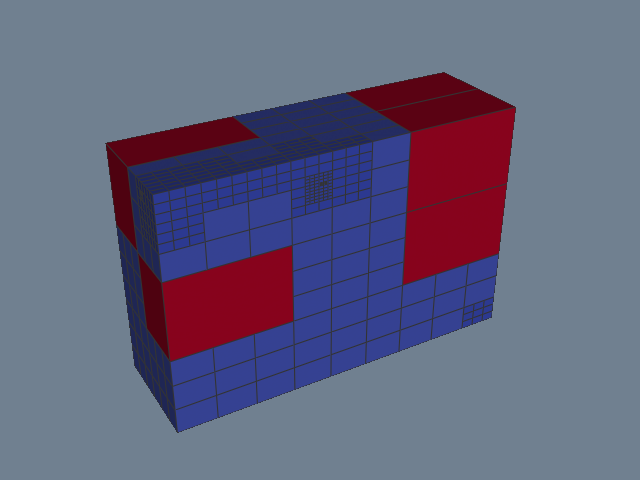

Write Python code to recreate this figure.
#!/usr/bin/env python

# Compute visible leaf cell sizes in a hyper tree grid using
# vtkHyperTreeGridGenerateFields and color the surface by
# the computed cell-size array.

# Factory overrides: importing these modules registers the OpenGL rendering
# and interaction style implementations for vtkRenderingCore factory classes.
import vtkmodules.vtkInteractionStyle  # noqa: F401
import vtkmodules.vtkRenderingOpenGL2  # noqa: F401
# VTK pipeline classes used in this example
from vtkmodules.vtkFiltersHyperTree import (
    vtkHyperTreeGridGenerateFields,
    vtkHyperTreeGridGeometry,
)
from vtkmodules.vtkFiltersSources import vtkHyperTreeGridSource
from vtkmodules.vtkRenderingCore import (
    vtkActor,
    vtkColorTransferFunction,
    vtkPolyDataMapper,
    vtkRenderWindow,
    vtkRenderWindowInteractor,
    vtkRenderer,
)

# Colors (normalized RGB)
slate_gray_background_rgb = (0.439, 0.502, 0.565)

# Source: create a 3D hyper tree grid from a text descriptor
descriptor = (
    "RRR .R. .RR ..R ..R .R.|"
    "R.......................... "
    "........................... ........................... "
    ".............R............. ....RR.RR........R......... "
    ".....RRRR.....R.RR......... ........................... "
    "........................... "
    "...........................|"
    "........................... "
    "........................... ........................... "
    "...RR.RR.......RR.......... ........................... "
    "RR......................... ........................... "
    "........................... ........................... "
    "........................... ........................... "
    "........................... ........................... "
    "............RRR............|"
    "........................... "
    "........................... .......RR.................. "
    "........................... ........................... "
    "........................... ........................... "
    "........................... ........................... "
    "........................... "
    "...........................|"
    "........................... "
    "..........................."
)

source = vtkHyperTreeGridSource()
source.SetMaxDepth(6)
source.SetDimensions(4, 4, 3)
source.SetGridScale(1.5, 1.0, 0.7)
source.SetBranchFactor(4)
source.SetDescriptor(descriptor)
source.Update()
source.GetOutput().GetCellData().SetActiveScalars("Depth")

# Filter: compute the visible leaf cell sizes
generate_fields = vtkHyperTreeGridGenerateFields()
generate_fields.SetInputConnection(source.GetOutputPort())
generate_fields.SetComputeCellSizeArray(True)
generate_fields.Update()

size_array_name = generate_fields.GetCellSizeArrayName()
cell_data = generate_fields.GetOutput().GetCellData()

# Geometry: extract the surface for rendering
geometry = vtkHyperTreeGridGeometry()
geometry.SetInputConnection(generate_fields.GetOutputPort())

# LUT: blue (small cells) → red (large cells)
lut = vtkColorTransferFunction()
size_range = cell_data.GetArray(size_array_name).GetRange()
lut.AddRGBPoint(size_range[0], 0.231, 0.298, 0.753)
lut.AddRGBPoint(0.5 * (size_range[0] + size_range[1]), 0.865, 0.865, 0.865)
lut.AddRGBPoint(size_range[1], 0.706, 0.016, 0.149)

# Mapper: map the surface colored by cell size
mapper = vtkPolyDataMapper()
mapper.SetInputConnection(geometry.GetOutputPort())
mapper.SetScalarModeToUseCellFieldData()
mapper.SelectColorArray(size_array_name)
mapper.SetScalarRange(size_range)
mapper.SetLookupTable(lut)

# Actor: assign the mapped geometry
actor = vtkActor()
actor.SetMapper(mapper)
actor.GetProperty().EdgeVisibilityOn()
actor.GetProperty().SetEdgeColor(0.2, 0.2, 0.2)

# Renderer: assemble the scene and configure the camera
renderer = vtkRenderer()
renderer.AddActor(actor)
renderer.SetBackground(slate_gray_background_rgb)

# Window: display the rendered scene
render_window = vtkRenderWindow()
render_window.AddRenderer(renderer)
render_window.SetWindowName("hypertreegrid visible leaves size")
render_window.SetMultiSamples(0)
render_window.SetSize(640, 480)

# Interactor: handle mouse and keyboard events
render_window_interactor = vtkRenderWindowInteractor()
render_window_interactor.SetRenderWindow(render_window)

# Scene: configure the camera
renderer.ResetCamera()
renderer.GetActiveCamera().Azimuth(150)
renderer.GetActiveCamera().Elevation(30)
renderer.ResetCameraClippingRange()

render_window_interactor.Initialize()
render_window_interactor.Start()
